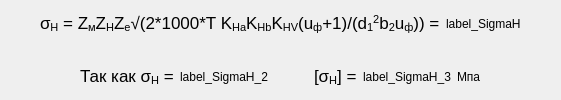
           <widget class="QFrame" name="frame_82">
            <property name="frameShape">
             <enum>QFrame::NoFrame</enum>
            </property>
            <property name="frameShadow">
             <enum>QFrame::Raised</enum>
            </property>
            <layout class="QGridLayout" name="gridLayout_160">
             <property name="leftMargin">
              <number>40</number>
             </property>
             <property name="topMargin">
              <number>0</number>
             </property>
             <property name="rightMargin">
              <number>0</number>
             </property>
             <property name="bottomMargin">
              <number>0</number>
             </property>
             <item row="0" column="0">
              <widget class="QLabel" name="label_570">
               <property name="text">
                <string>&lt;!DOCTYPE HTML PUBLIC &quot;-//W3C//DTD HTML 4.0//EN&quot; &quot;http://www.w3.org/TR/REC-html40/strict.dtd&quot;&gt;
&lt;html&gt;&lt;head&gt;&lt;meta name=&quot;qrichtext&quot; content=&quot;1&quot; /&gt;&lt;style type=&quot;text/css&quot;&gt;
p, li { white-space: pre-wrap; }
&lt;/style&gt;&lt;/head&gt;&lt;body style=&quot; font-family:'Lucida Grande'; font-size:13pt; font-weight:400; font-style:normal;&quot;&gt;
&lt;p style=&quot; margin-top:0px; margin-bottom:0px; margin-left:0px; margin-right:0px; -qt-block-indent:0; text-indent:0px;&quot;&gt;σ&lt;span style=&quot; vertical-align:sub;&quot;&gt;H&lt;/span&gt; = Z&lt;span style=&quot; vertical-align:sub;&quot;&gt;м&lt;/span&gt;Z&lt;span style=&quot; vertical-align:sub;&quot;&gt;H&lt;/span&gt;Z&lt;span style=&quot; vertical-align:sub;&quot;&gt;е&lt;/span&gt;√(2*1000*T K&lt;span style=&quot; vertical-align:sub;&quot;&gt;Ha&lt;/span&gt;K&lt;span style=&quot; vertical-align:sub;&quot;&gt;Hb&lt;/span&gt;K&lt;span style=&quot; vertical-align:sub;&quot;&gt;HV&lt;/span&gt;(u&lt;span style=&quot; vertical-align:sub;&quot;&gt;ф&lt;/span&gt;+1)/(d&lt;span style=&quot; vertical-align:sub;&quot;&gt;1&lt;/span&gt;&lt;span style=&quot; vertical-align:super;&quot;&gt;2&lt;/span&gt;b&lt;span style=&quot; vertical-align:sub;&quot;&gt;2&lt;/span&gt;u&lt;span style=&quot; vertical-align:sub;&quot;&gt;ф&lt;/span&gt;)) =&lt;/p&gt;&lt;/body&gt;&lt;/html&gt;</string>
               </property>
              </widget>
             </item>
             <item row="0" column="2">
              <spacer name="horizontalSpacer_163">
               <property name="orientation">
                <enum>Qt::Horizontal</enum>
               </property>
               <property name="sizeHint" stdset="0">
                <size>
                 <width>40</width>
                 <height>20</height>
                </size>
               </property>
              </spacer>
             </item>
             <item row="0" column="1">
              <widget class="QLabel" name="label_SigmaH_4">
               <property name="text">
                <string>label_SigmaH</string>
               </property>
              </widget>
             </item>
             <item row="1" column="0" colspan="2">
              <widget class="QFrame" name="frame_83">
               <property name="frameShape">
                <enum>QFrame::NoFrame</enum>
               </property>
               <property name="frameShadow">
                <enum>QFrame::Raised</enum>
               </property>
               <layout class="QGridLayout" name="gridLayout_161">
                <property name="leftMargin">
                 <number>40</number>
                </property>
                <property name="topMargin">
                 <number>0</number>
                </property>
                <property name="rightMargin">
                 <number>0</number>
                </property>
                <property name="bottomMargin">
                 <number>0</number>
                </property>
                <item row="0" column="0">
                 <widget class="QLabel" name="label_571">
                  <property name="text">
                   <string>&lt;!DOCTYPE HTML PUBLIC &quot;-//W3C//DTD HTML 4.0//EN&quot; &quot;http://www.w3.org/TR/REC-html40/strict.dtd&quot;&gt;
&lt;html&gt;&lt;head&gt;&lt;meta name=&quot;qrichtext&quot; content=&quot;1&quot; /&gt;&lt;style type=&quot;text/css&quot;&gt;
p, li { white-space: pre-wrap; }
&lt;/style&gt;&lt;/head&gt;&lt;body style=&quot; font-family:'Lucida Grande'; font-size:13pt; font-weight:400; font-style:normal;&quot;&gt;
&lt;p style=&quot; margin-top:0px; margin-bottom:0px; margin-left:0px; margin-right:0px; -qt-block-indent:0; text-indent:0px;&quot;&gt;Так как σ&lt;span style=&quot; vertical-align:sub;&quot;&gt;H&lt;/span&gt; =&lt;/p&gt;&lt;/body&gt;&lt;/html&gt;</string>
                  </property>
                 </widget>
                </item>
                <item row="0" column="6">
                 <spacer name="horizontalSpacer_164">
                  <property name="orientation">
                   <enum>Qt::Horizontal</enum>
                  </property>
                  <property name="sizeHint" stdset="0">
                   <size>
                    <width>40</width>
                    <height>20</height>
                   </size>
                  </property>
                 </spacer>
                </item>
                <item row="0" column="1">
                 <widget class="QLabel" name="label_SigmaH_5">
                  <property name="text">
                   <string>label_SigmaH_2</string>
                  </property>
                 </widget>
                </item>
                <item row="0" column="3">
                 <widget class="QLabel" name="label_572">
                  <property name="text">
                   <string>&lt;!DOCTYPE HTML PUBLIC &quot;-//W3C//DTD HTML 4.0//EN&quot; &quot;http://www.w3.org/TR/REC-html40/strict.dtd&quot;&gt;
&lt;html&gt;&lt;head&gt;&lt;meta name=&quot;qrichtext&quot; content=&quot;1&quot; /&gt;&lt;style type=&quot;text/css&quot;&gt;
p, li { white-space: pre-wrap; }
&lt;/style&gt;&lt;/head&gt;&lt;body style=&quot; font-family:'Lucida Grande'; font-size:13pt; font-weight:400; font-style:normal;&quot;&gt;
&lt;p style=&quot; margin-top:0px; margin-bottom:0px; margin-left:0px; margin-right:0px; -qt-block-indent:0; text-indent:0px;&quot;&gt;[σ&lt;span style=&quot; vertical-align:sub;&quot;&gt;H&lt;/span&gt;] =&lt;/p&gt;&lt;/body&gt;&lt;/html&gt;</string>
                  </property>
                 </widget>
                </item>
                <item row="0" column="4">
                 <widget class="QLabel" name="label_SigmaH_6">
                  <property name="text">
                   <string>label_SigmaH_3</string>
                  </property>
                 </widget>
                </item>
                <item row="0" column="2">
                 <spacer name="horizontalSpacer_165">
                  <property name="orientation">
                   <enum>Qt::Horizontal</enum>
                  </property>
                  <property name="sizeType">
                   <enum>QSizePolicy::Minimum</enum>
                  </property>
                  <property name="sizeHint" stdset="0">
                   <size>
                    <width>40</width>
                    <height>20</height>
                   </size>
                  </property>
                 </spacer>
                </item>
                <item row="0" column="5">
                 <widget class="QLabel" name="label_573">
                  <property name="text">
                   <string>Мпа</string>
                  </property>
                 </widget>
                </item>
               </layout>
              </widget>
             </item>
            </layout>
           </widget>
